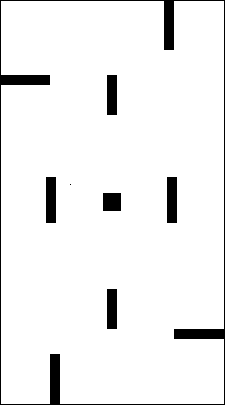
#> input picture RRT/1.png, 225 x 405 px
$ python sift.py
#> lines starting #> are read from the running program, lines starting #| are printed output that depends on the picture; after the words box and inside, x2 and y2 are one past the last pixel; in counts of white or black regions, pixels touching at a corner belong together
import cv2
import numpy as np

img = cv2.imread('1.png')
#> img is the input picture: shape (405, 225, 3); 94.2% white; 7 black regions (1 under 20 px), largest, box (x1, y1, x2, y2) and area: (0, 0, 225, 405) 3236, (46, 177, 56, 223) 460, (167, 177, 177, 223) 460, (107, 75, 117, 115) 400, (107, 289, 117, 329) 400, (103, 193, 121, 211) 324
gray= cv2.cvtColor(img,cv2.COLOR_BGR2GRAY)

#sift特征计算
sift = cv2.SIFT_create()

#detect方法找到关键点
kp,res = sift.detectAndCompute(gray,None)
#> kp = 29 keypoints; strongest (x, y, size): (112, 202, 13), (112, 81, 8.2), (112, 295, 8.2), (172, 183, 8.2)

#drawKeypoints方法绘制关键点
img=cv2.drawKeypoints(gray,kp,img)
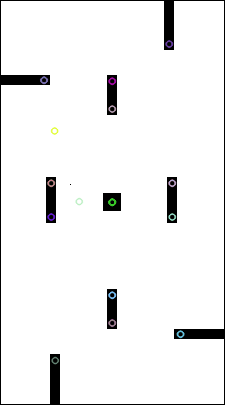
#> img: shape (405, 225, 3); 0.87% of pixels changed, all inside (x1, y1, x2, y2) = (39, 39, 185, 365)

cv2.imshow('Sift',img)
cv2.waitKey(0)

$ run again, with RRT/lab-map-crop-scaled.png copied over RRT/1.png
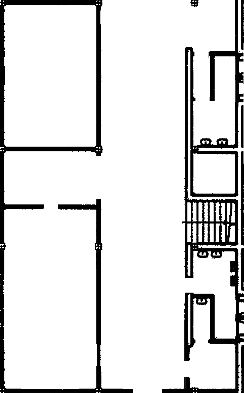
#> input picture RRT/lab-map-crop-scaled.png, 244 x 393 px
#> img is the input picture: shape (393, 244, 3); min 0, max 255, mean 222.7
#> kp = 332 keypoints; strongest (x, y, size): (203, 142, 1.9), (218, 254, 1.9), (223, 240, 2.4), (208, 300, 2.1)
#> `img=cv2.drawKeypoints(gray,kp,img)`:
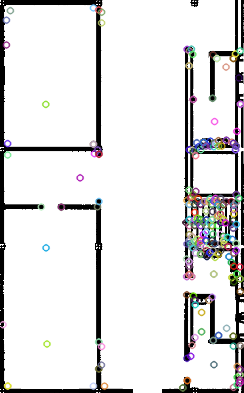
#> img: shape (393, 244, 3); 8.15% of pixels changed, all inside (x1, y1, x2, y2) = (0, 3, 244, 392)

$ run again, with RRT/lab-map-inferior.png copied over RRT/1.png
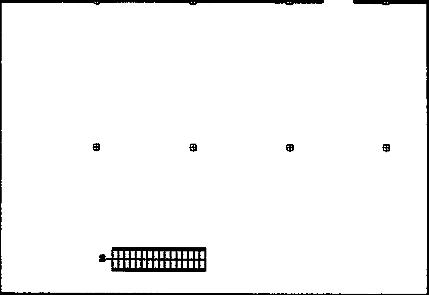
#> input picture RRT/lab-map-inferior.png, 429 x 295 px
#> img is the input picture: shape (295, 429, 3); min 0, max 255, mean 245
#> kp = 217 keypoints; strongest (x, y, size): (102, 258, 5), (96, 147, 5.4), (290, 147, 5.6), (179, 266, 2.2)
#> `img=cv2.drawKeypoints(gray,kp,img)`:
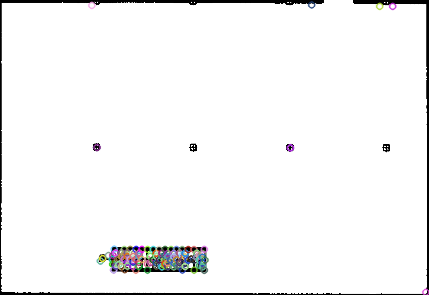
#> img: shape (295, 429, 3); 2.33% of pixels changed, all inside (x1, y1, x2, y2) = (87, 0, 429, 295)

$ run again, with RRT/lab-map-scaled.png copied over RRT/1.png
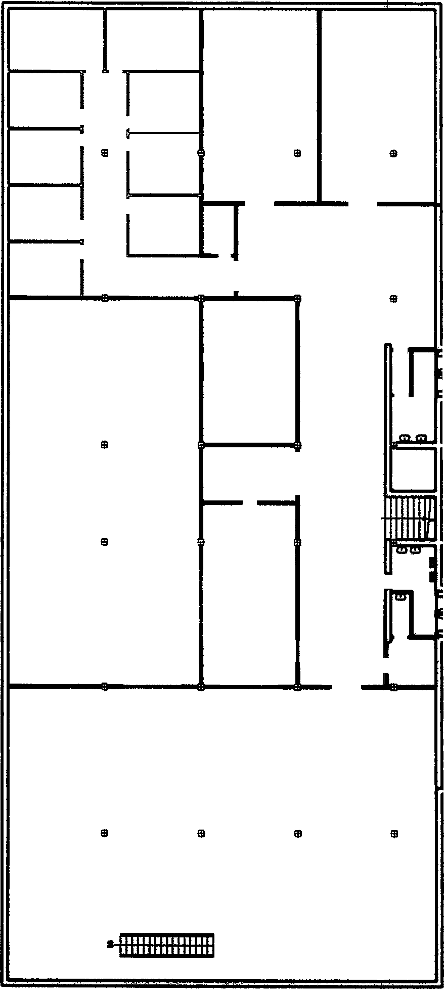
#> input picture RRT/lab-map-scaled.png, 444 x 989 px
#> img is the input picture: shape (989, 444, 3); min 0, max 255, mean 233.4
#> kp = 1072 keypoints; strongest (x, y, size): (110, 944, 5), (402, 438, 1.9), (417, 550, 1.9), (82, 261, 3.1)
#> `img=cv2.drawKeypoints(gray,kp,img)`:
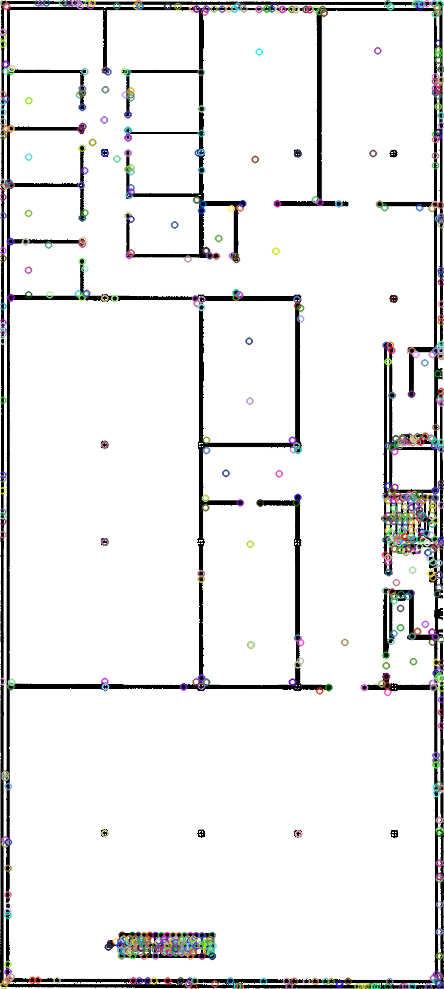
#> img: shape (989, 444, 3); 5.7% of pixels changed, all inside (x1, y1, x2, y2) = (0, 0, 444, 989)
